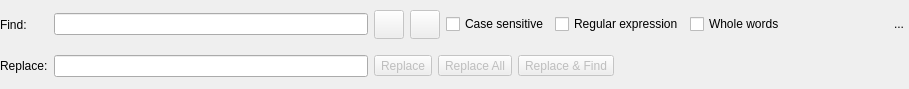
<?xml version="1.0" encoding="UTF-8"?>
<ui version="4.0">
 <class>FindReplaceWidget</class>
 <widget class="QWidget" name="FindReplaceWidget">
  <property name="geometry">
   <rect>
    <x>0</x>
    <y>0</y>
    <width>909</width>
    <height>89</height>
   </rect>
  </property>
  <property name="sizePolicy">
   <sizepolicy hsizetype="Preferred" vsizetype="Preferred">
    <horstretch>0</horstretch>
    <verstretch>0</verstretch>
   </sizepolicy>
  </property>
  <property name="windowTitle">
   <string>Form</string>
  </property>
  <layout class="QGridLayout" name="gridLayout">
   <property name="leftMargin">
    <number>0</number>
   </property>
   <property name="topMargin">
    <number>0</number>
   </property>
   <property name="rightMargin">
    <number>0</number>
   </property>
   <property name="bottomMargin">
    <number>0</number>
   </property>
   <item row="0" column="0">
    <widget class="QLabel" name="find_lbl">
     <property name="minimumSize">
      <size>
       <width>0</width>
       <height>0</height>
      </size>
     </property>
     <property name="text">
      <string>Find:</string>
     </property>
    </widget>
   </item>
   <item row="0" column="1">
    <widget class="QLineEdit" name="find_edt">
     <property name="clearButtonEnabled">
      <bool>true</bool>
     </property>
    </widget>
   </item>
   <item row="0" column="2">
    <layout class="QHBoxLayout" name="horizontalLayout">
     <item>
      <widget class="QToolButton" name="previous_tb">
       <property name="enabled">
        <bool>false</bool>
       </property>
       <property name="font">
        <font>
         <pointsize>8</pointsize>
        </font>
       </property>
       <property name="toolTip">
        <string>Find previous</string>
       </property>
       <property name="text">
        <string/>
       </property>
       <property name="icon">
        <iconset resource="../res/resources.qrc">
         <normaloff>:/icons/icons/previous.png</normaloff>:/icons/icons/previous.png</iconset>
       </property>
       <property name="iconSize">
        <size>
         <width>22</width>
         <height>22</height>
        </size>
       </property>
       <property name="shortcut">
        <string>Shift+F3</string>
       </property>
       <property name="toolButtonStyle">
        <enum>Qt::ToolButtonIconOnly</enum>
       </property>
      </widget>
     </item>
     <item>
      <widget class="QToolButton" name="next_tb">
       <property name="enabled">
        <bool>false</bool>
       </property>
       <property name="font">
        <font>
         <pointsize>8</pointsize>
        </font>
       </property>
       <property name="toolTip">
        <string>Find next</string>
       </property>
       <property name="text">
        <string/>
       </property>
       <property name="icon">
        <iconset resource="../res/resources.qrc">
         <normaloff>:/icons/icons/next.png</normaloff>:/icons/icons/next.png</iconset>
       </property>
       <property name="iconSize">
        <size>
         <width>22</width>
         <height>22</height>
        </size>
       </property>
       <property name="shortcut">
        <string>F3</string>
       </property>
       <property name="toolButtonStyle">
        <enum>Qt::ToolButtonIconOnly</enum>
       </property>
      </widget>
     </item>
     <item>
      <widget class="QCheckBox" name="case_sensitive_chk">
       <property name="sizePolicy">
        <sizepolicy hsizetype="Fixed" vsizetype="Fixed">
         <horstretch>0</horstretch>
         <verstretch>0</verstretch>
        </sizepolicy>
       </property>
       <property name="text">
        <string>Case sensitive</string>
       </property>
      </widget>
     </item>
     <item>
      <widget class="QCheckBox" name="regexp_chk">
       <property name="sizePolicy">
        <sizepolicy hsizetype="Fixed" vsizetype="Fixed">
         <horstretch>0</horstretch>
         <verstretch>0</verstretch>
        </sizepolicy>
       </property>
       <property name="text">
        <string>Regular expression</string>
       </property>
      </widget>
     </item>
     <item>
      <widget class="QCheckBox" name="all_words_chk">
       <property name="sizePolicy">
        <sizepolicy hsizetype="Fixed" vsizetype="Fixed">
         <horstretch>0</horstretch>
         <verstretch>0</verstretch>
        </sizepolicy>
       </property>
       <property name="text">
        <string>Whole words</string>
       </property>
      </widget>
     </item>
     <item>
      <spacer name="horizontalSpacer_2">
       <property name="orientation">
        <enum>Qt::Horizontal</enum>
       </property>
       <property name="sizeHint" stdset="0">
        <size>
         <width>98</width>
         <height>20</height>
        </size>
       </property>
      </spacer>
     </item>
     <item>
      <widget class="QToolButton" name="hide_tb">
       <property name="minimumSize">
        <size>
         <width>20</width>
         <height>20</height>
        </size>
       </property>
       <property name="maximumSize">
        <size>
         <width>20</width>
         <height>20</height>
        </size>
       </property>
       <property name="toolTip">
        <string>Hide this widget</string>
       </property>
       <property name="text">
        <string>...</string>
       </property>
       <property name="icon">
        <iconset resource="../res/resources.qrc">
         <normaloff>:/icons/icons/close1.png</normaloff>:/icons/icons/close1.png</iconset>
       </property>
       <property name="autoRaise">
        <bool>true</bool>
       </property>
      </widget>
     </item>
    </layout>
   </item>
   <item row="1" column="0">
    <widget class="QLabel" name="replace_lbl">
     <property name="minimumSize">
      <size>
       <width>0</width>
       <height>0</height>
      </size>
     </property>
     <property name="text">
      <string>Replace:</string>
     </property>
    </widget>
   </item>
   <item row="1" column="1">
    <widget class="QLineEdit" name="replace_edt">
     <property name="clearButtonEnabled">
      <bool>true</bool>
     </property>
    </widget>
   </item>
   <item row="1" column="2">
    <widget class="QWidget" name="replace_btns_parent" native="true">
     <property name="minimumSize">
      <size>
       <width>0</width>
       <height>0</height>
      </size>
     </property>
     <layout class="QHBoxLayout" name="horizontalLayout_3">
      <property name="leftMargin">
       <number>0</number>
      </property>
      <property name="topMargin">
       <number>0</number>
      </property>
      <property name="rightMargin">
       <number>0</number>
      </property>
      <property name="bottomMargin">
       <number>0</number>
      </property>
      <item>
       <layout class="QHBoxLayout" name="horizontalLayout_2">
        <item>
         <widget class="QToolButton" name="replace_tb">
          <property name="enabled">
           <bool>false</bool>
          </property>
          <property name="toolTip">
           <string>Replace one occurrence</string>
          </property>
          <property name="text">
           <string>Replace</string>
          </property>
          <property name="iconSize">
           <size>
            <width>20</width>
            <height>20</height>
           </size>
          </property>
          <property name="toolButtonStyle">
           <enum>Qt::ToolButtonTextBesideIcon</enum>
          </property>
         </widget>
        </item>
        <item>
         <widget class="QToolButton" name="replace_all_tb">
          <property name="enabled">
           <bool>false</bool>
          </property>
          <property name="toolTip">
           <string>Replace all occurrences</string>
          </property>
          <property name="text">
           <string>Replace All</string>
          </property>
          <property name="iconSize">
           <size>
            <width>20</width>
            <height>20</height>
           </size>
          </property>
          <property name="toolButtonStyle">
           <enum>Qt::ToolButtonTextBesideIcon</enum>
          </property>
         </widget>
        </item>
        <item>
         <widget class="QToolButton" name="replace_find_tb">
          <property name="enabled">
           <bool>false</bool>
          </property>
          <property name="toolTip">
           <string>Replace the selection and find the next one</string>
          </property>
          <property name="text">
           <string>Replace &amp;&amp; Find</string>
          </property>
          <property name="iconSize">
           <size>
            <width>20</width>
            <height>20</height>
           </size>
          </property>
          <property name="toolButtonStyle">
           <enum>Qt::ToolButtonTextBesideIcon</enum>
          </property>
         </widget>
        </item>
        <item>
         <spacer name="horizontalSpacer">
          <property name="orientation">
           <enum>Qt::Horizontal</enum>
          </property>
          <property name="sizeHint" stdset="0">
           <size>
            <width>40</width>
            <height>20</height>
           </size>
          </property>
         </spacer>
        </item>
       </layout>
      </item>
     </layout>
    </widget>
   </item>
  </layout>
 </widget>
 <tabstops>
  <tabstop>previous_tb</tabstop>
  <tabstop>next_tb</tabstop>
  <tabstop>case_sensitive_chk</tabstop>
  <tabstop>regexp_chk</tabstop>
  <tabstop>replace_tb</tabstop>
  <tabstop>replace_all_tb</tabstop>
  <tabstop>replace_find_tb</tabstop>
 </tabstops>
 <resources>
  <include location="../res/resources.qrc"/>
 </resources>
 <connections/>
</ui>
